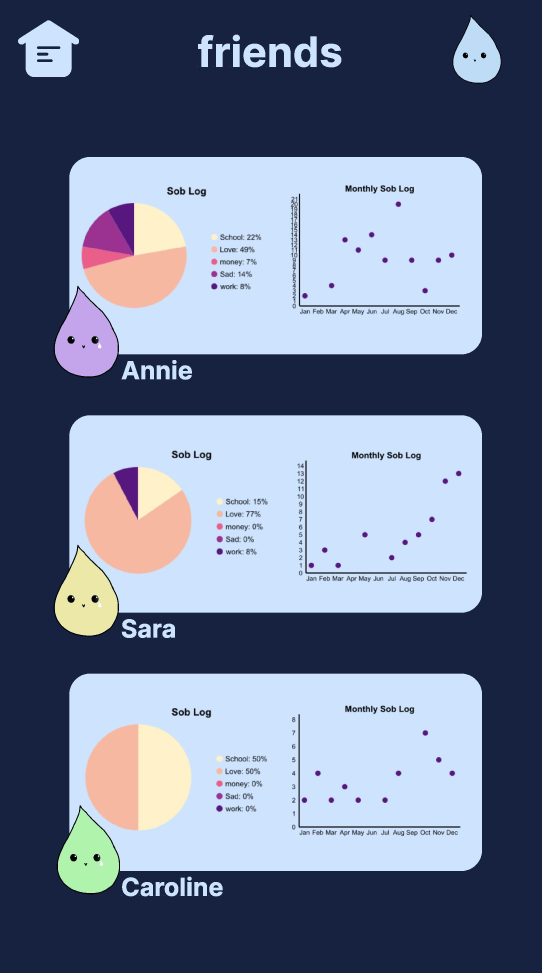
#> input picture backgrounds/friends.jpg, 1625 x 2917 px (shown at 1/3 size)
$ python friends.py
#> lines starting #> are read from the running program, lines starting #| are printed output that depends on the picture
from cmu_graphics import *
from buttonsClass import *
from PIL import Image


image9 = Image.open('backgrounds/friends.jpg')
#> image9 is the input picture: PIL image 1625x2917 RGB; mean R, G, B 111.5, 123.3, 148.6
image9 = image9.resize((390, 700))
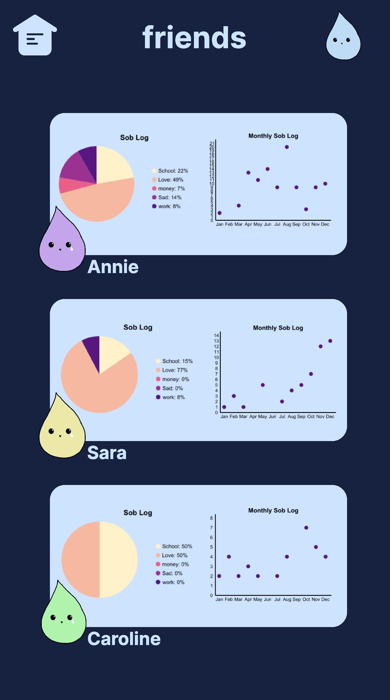
#> image9: PIL image 390x700 RGB; mean R, G, B 111.5, 123.3, 148.5
#> (the run stopped early here; a loop or call above may not have finished)

$ run again, with backgrounds/log-page-001.jpg copied over backgrounds/friends.jpg
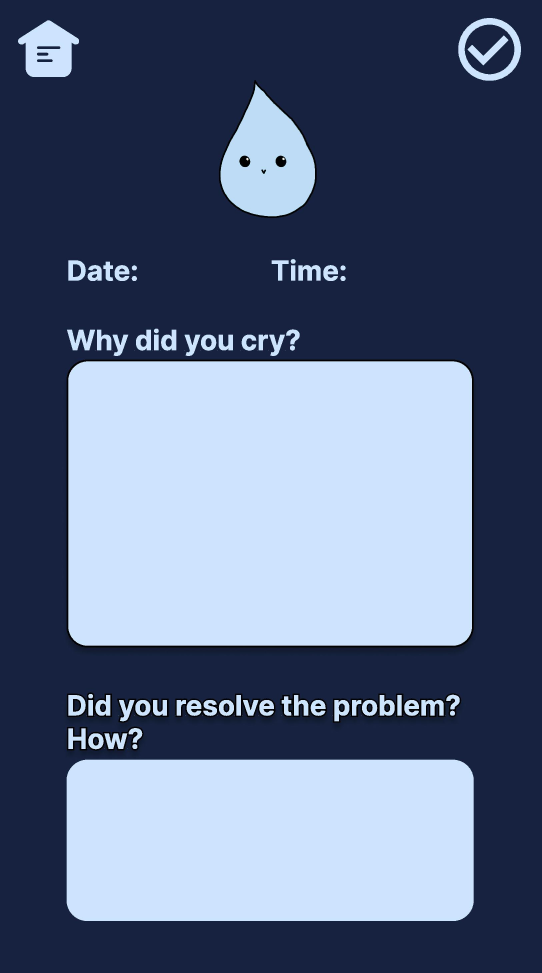
#> input picture backgrounds/log-page-001.jpg, 1625 x 2917 px (shown at 1/3 size)
#> image9 is the input picture: PIL image 1625x2917 RGB; mean R, G, B 91.7, 106.6, 134.9
#> `image9 = image9.resize((390, 700))`:
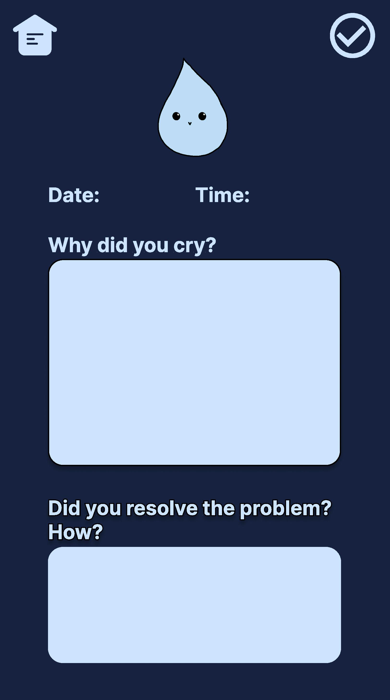
#> image9: PIL image 390x700 RGB; mean R, G, B 91.7, 106.6, 134.8
